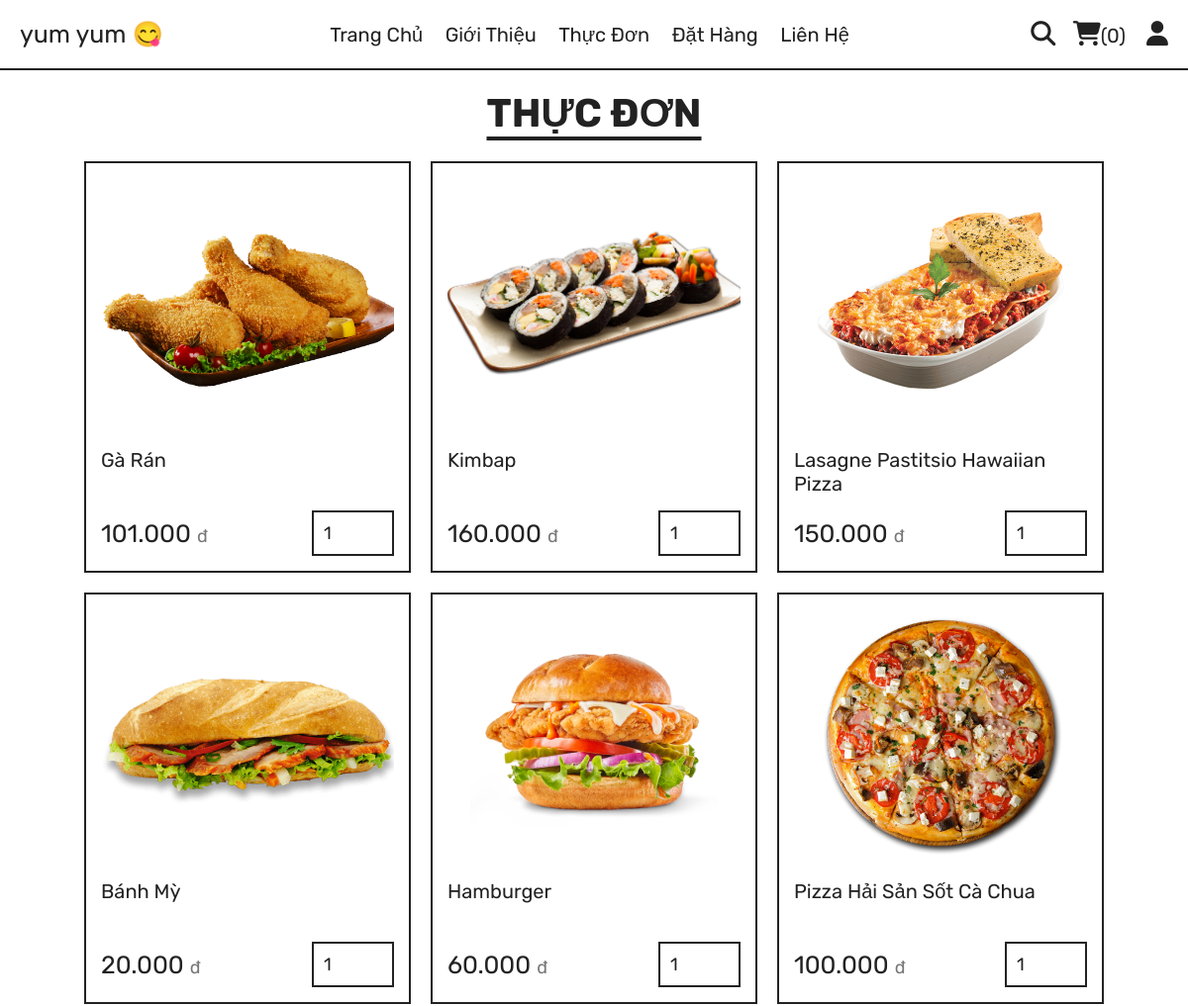
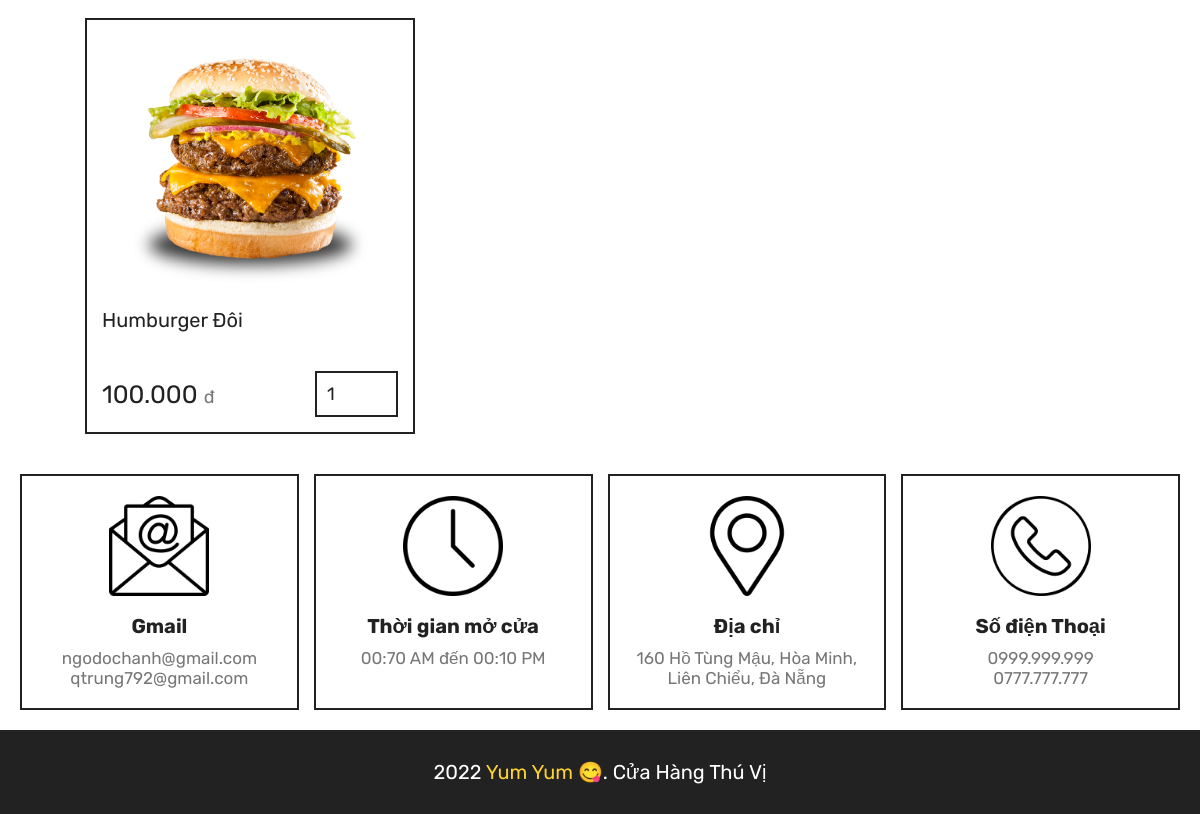
The page /category.php?category=Thức ăn nhanh on the database its author committed (2 pictures, top to bottom).
### tables this page shows
CREATE TABLE `sanpham` (
  `idsp` int(11) NOT NULL,
  `tensp` varchar(100) NOT NULL,
  `loaisp` varchar(100) NOT NULL,
  `giasp` int(11) NOT NULL,
  `anhsp` varchar(100) NOT NULL
);

### category.php (the view, shortened to what this page needs)
<?php
include_once ('components/connect.php');
?>
<!DOCTYPE html>
<html lang="en">
<head>
    <link rel="stylesheet" href="https://cdn.jsdelivr.net/npm/swiper@8/swiper-bundle.min.css" />
    <link rel="stylesheet" href="https://cdnjs.cloudflare.com/ajax/libs/font-awesome/6.1.1/css/all.min.css">
    <link rel="stylesheet" href="css/style.css">
</head>
<body>
    <?php require_once('components/user_header.php') ?>
    <section class="products">
        <h1 class="title">thực đơn</h1>
        <div class="box-container">
            <?php
                $category = $_GET['category'];
                $select_products = $conn -> prepare("SELECT * FROM `sanpham` WHERE loaisp = ?");
                $select_products -> execute([$category]);
                if ($select_products -> rowCount() > 0) {
                    while($fetch_products = $select_products -> fetch(PDO::FETCH_ASSOC)) {
            ?>
            <form class="box" action="" method="get">
                <img class="image" src="uploaded_img/<?= $fetch_products['anhsp']; ?>" alt="">
                <div class="name"><?= $fetch_products['tensp']; ?></div>
                <div class="flex">
                    <div class="price"><?= number_format($fetch_products['giasp'],0,',','.'); ?>
                        <span> đ</span>
                    </div>
                    <input type="number" name="qty" class="qty" min="1" max="99" value="1"
                        onkeypress="if(this.value.length == 2) return false;">
                </div>
            </form>
            <?php
                    }
                } else {
                    echo '<div class="empty"><p>Chưa có sản phẩm nào được thêm vào?</p></div>';
                }
            ?>
        </div>
    </section>
    <?php require_once('components/footer.php') ?>
</body>
</html>

### css/style.css (style rules this page uses)
:root { --yellow: #fed330; --red: #e74c3c; --white: #fff; --black: #222; --light-color: #777; --border: 0.2rem solid var(--black); }
* { font-family: 'Rubik', sans-serif; margin: 0; padding: 0; box-sizing: border-box; outline: none; border: none; text-decoration: none; transition: .2s linear; }
html { font-size: 62.5%; overflow-x: hidden; scroll-behavior: smooth; stop-opacity: 7rem; }
section { margin: 0 auto; max-width: 1200px; padding: 2rem; }
.title { text-align: center; margin-bottom: 2.5rem; font-size: 4rem; color: var(--black); text-transform: uppercase; text-decoration: underline; text-underline-offset: 1rem; }
.products .box-container { display: grid; grid-template-columns: repeat(auto-fit, 33rem); justify-content: center; align-items: flex-start; gap: 2rem; }
.products .box-container .box { border: var(--border); padding: 1.5rem; position: relative; overflow: hidden; }
.products .box-container .box img { height: 25rem; width: 100%; object-fit: contain; margin-bottom: 1rem; }
.products .box-container .box .name { font-size: 2rem; color: var(--black); margin: 1rem 0; height: 4.8rem; overflow: hidden; display: -webkit-box; -webkit-box-orient: vertical; -webkit-line-clamp: 2; text-transform: capitalize; }
.products .box-container .box .flex { display: flex; align-items: center; gap: 1rem; margin-top: 1.5rem; }
.products .box-container .box .flex .price { margin-right: auto; font-size: 2.5rem; color: var(--black); }
.products .box-container .box .flex .price span { color: var(--light-color); font-size: 1.8rem; }
.products .box-container .box .flex .qty { padding: 1rem; border: var(--border); font-size: 1.8rem; color: var(--black); }

### rows shown on the page
sanpham: anhsp (picture), tensp "Gà Rán", giasp "101.000"
sanpham: anhsp (picture), tensp "Kimbap", giasp "160.000"
sanpham: anhsp (picture), tensp "Lasagne Pastitsio Hawaiian Pizza", giasp "150.000"
sanpham: anhsp (picture), tensp "Bánh Mỳ", giasp "20.000"
sanpham: anhsp (picture), tensp "Hamburger", giasp "60.000"
sanpham: anhsp (picture), tensp "Pizza Hải Sản Sốt Cà Chua", giasp "100.000"
sanpham: anhsp (picture), tensp "Humburger Đôi", giasp "100.000"

### other values the page prints
$total_user_cart_items "0"
